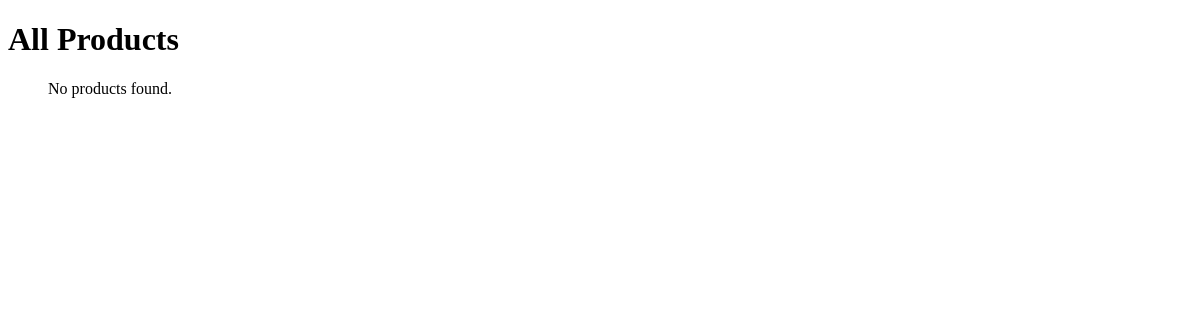
Before: /products/ with the older database file.
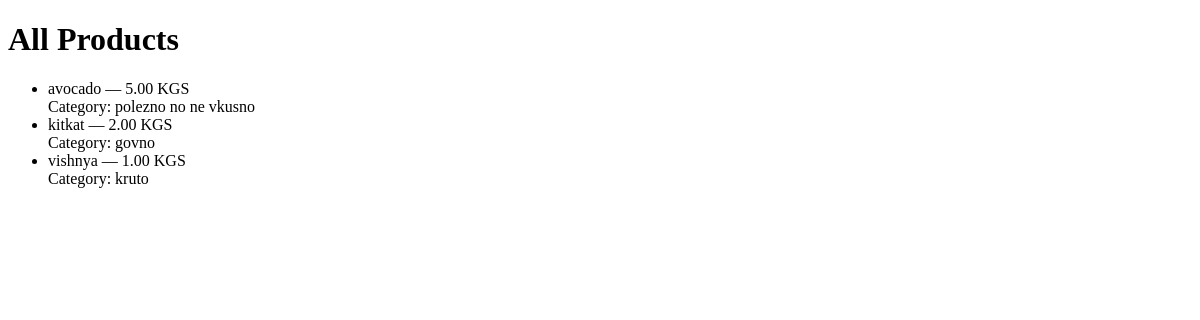
After: the same page with the newer database file.
### shop/models.py (models this page shows, shortened)
class Product(models.Model):
    name = models.CharField(max_length=150)
    price = models.DecimalField(max_digits=8, decimal_places=2)
    category = models.ForeignKey(Category, on_delete=models.CASCADE, related_name='products')

class Category(models.Model):
    name = models.CharField(max_length=100)

### shop/views.py (the view)
# urls.py: path('products/', views.product_list, name='product_list'),
def product_list(request):
    products = Product.objects.all()
    return render(request, 'shop/products.html', {'products': products})

### templates/shop/products.html (shortened to what this page needs)
<!DOCTYPE html>
<html>
<head>
</head>
<body>
    <h1>All Products</h1>
    <ul>
        {% for p in products %}
            <li>
                {{ p.name }} — {{ p.price }} KGS
                <br>
                Category: {{ p.category.name }}
            </li>
        {% empty %}
            <p>No products found.</p>
        {% endfor %}
    </ul>
</body>
</html>

Changed rows visible on the page:
added Product: name "avocado", price "5.00", category.name "polezno no ne vkusno"
added Product: name "kitkat", price "2.00", category.name "govno"
added Product: name "vishnya", price "1.00", category.name "kruto"
Other visible differences:
text no longer shown: "No products found."
